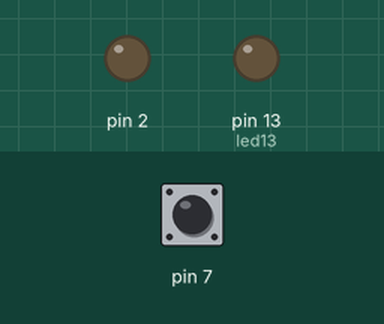
This sketch was run on a simulated Arduino Mega 2560, built with avr-gcc and run on an emulated ATmega2560. Parts: output pins drawn as LEDs (lit = HIGH). The inputs (shaded band) are chosen by the test bench; at power-on: pin 7 HIGH. What the sketch prints to the serial monitor is not drawn.

Above: at 1.2 s.
1.3 s: pin 7 pulled LOW for 0.15 s
At 1.37 s:
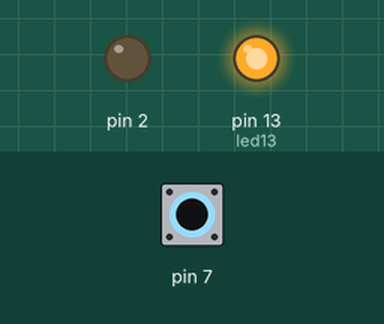
2.9 s: pin 7 pulled LOW for 3.2 s
At 7.0 s:
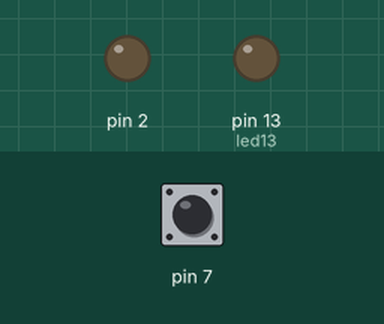
Timing chart, 0 to 8.5 s (numbered marks = the images above; inputs shaded):
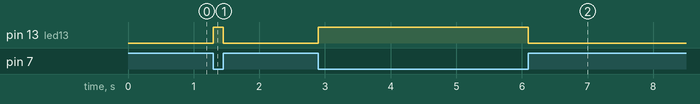

Measured:
- after the input at 1.3 s, pin 13 (led13): LOW → HIGH at once, → LOW 0.15 s later
- after the input at 2.9 s, pin 13 (led13): LOW → HIGH at once, → LOW 3.2 s later

The sketch:

AVR_porty.ino
```cpp
//ustawianie pinow jak w AVR
//na przykladzie mega

#define led13 (1<<PB7)
#define led13_ON PORTB |= led13
#define led13_OFF PORTB &= ~led13
#define led13_SW PORTB ^= led13


void setup() {
  Serial.begin(9600);
  Serial.println("start");

  DDRE |= (1<<PD4); // ustawienie pinu 2 jako wyjscie
  PORTE |= (1<<PD4);// ustawienie stanu wysokiego
  PORTE &= ~(1<<PD4);// ustawienie stanu niskiego

  //pin 7 jako wejście
  DDRH &= ~(1<<PH4);
  PORTH |= (1<<PH4); // podciągamy do vcc


  // pin 13 LED
  //DDRB |= (1<<PB7); // ustawienie pinu 13 jako wyjscie
  DDRB = 0b10000000;
  PORTB &= ~(1<<PB7);// ustawienie stanu niskiego

}

void blink1(int t){
  // ustawienie stanu wysokiego
  //PORTB |= (1<<PB7);
  //PORTB = 128;
  PORTB = 0b10000000;
  //PORTB = 0x80;
  delay(t);
  PORTB &= ~(1<<PB7);// ustawienie stanu niskiego
  delay(t);
}

void blink2(int t){
  PORTB ^=(1<<PB7);// zmiana stanu portu
  delay(t);
}

void blink3(int t){
  led13_ON;
  delay(t);
  led13_OFF;
  delay(t);
}

void blink4(int t){
  led13_SW;// zmiana stanu portu
  delay(t);
}


void loop() {
  //blink1(200);
  //blink2(1000);
  //blink3(100);
  //blink4(2000);
  if (!(PINH & (1<<PH4))) led13_ON;
  else led13_OFF;

}
```
